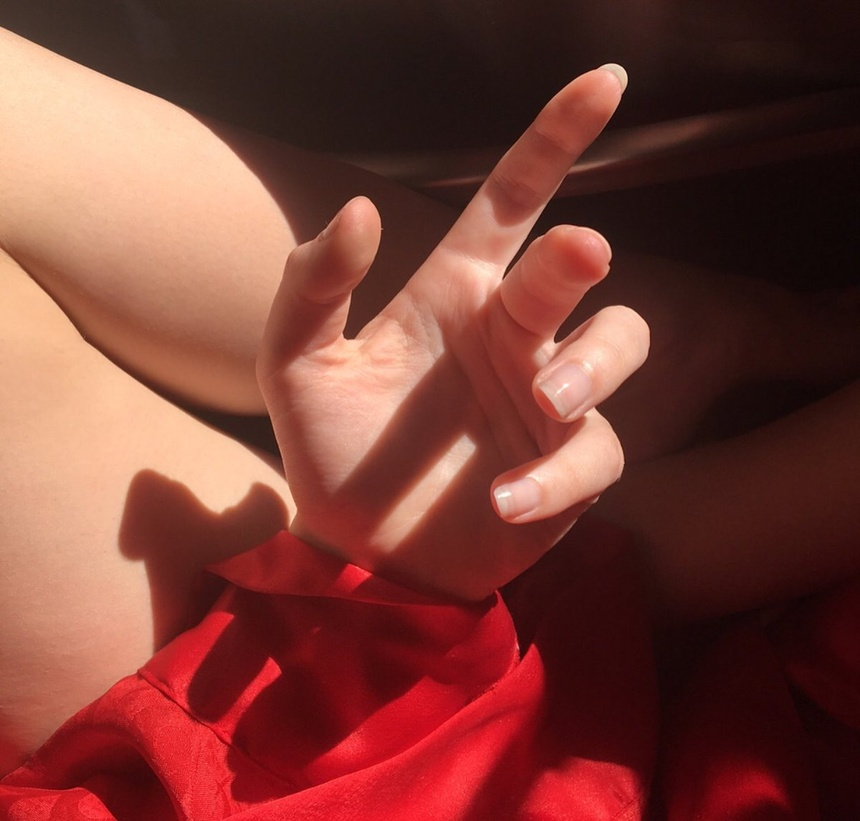
#> input picture Lab 2/test.jpg, 860 x 821 px, shrunk from 1200 x 1146 before the run
$ python task2.py
#> lines starting #> are read from the running program, lines starting #| are printed output that depends on the picture
import cv2
import numpy as np
from matplotlib import pyplot as plt

img = cv2.imread('test.jpg')
#> img is the input picture: shape (821, 860, 3); mean B, G, R 53.7, 62.2, 121.1

x, y, z = img.shape
#> x = 821; y = 860; z = 3

print(x, y, z)
#| 821 860 3

a = np.zeros(shape=(3,256))
xs = range(256)

for i in range(x):
    for j in range(y):
        for k in range(3):
            a[k][img[i, j, k]] += 1

names = {0:'Blue', 1:'Green', 2:'Red'}
short_names = {0:'b', 1:'g', 2:'r'}
for i in range(3):
    plt.subplot(3, 1, i + 1)
    plt.plot(xs, a[i], color=short_names[i], fillstyle='bottom')
    plt.fill_between(xs, a[i], color=short_names[i])
    #plt.title(names[i])

plt.show()
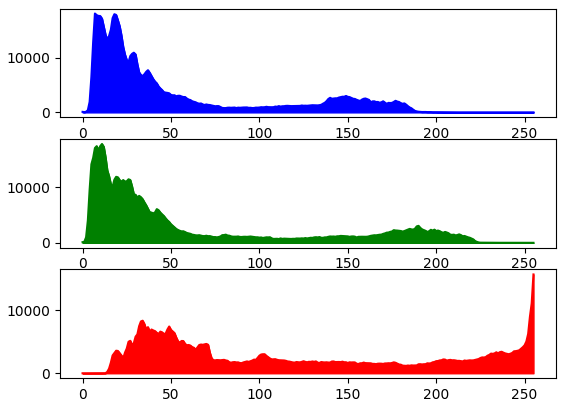
#> figure drawn by matplotlib, 3 panels; panel 1: curve peaks at x = 7, y = 18159; panel 2: curve peaks at x = 11, y = 17787; panel 3: curve peaks at x = 255, y = 15642

img[:,:,:2] = 0
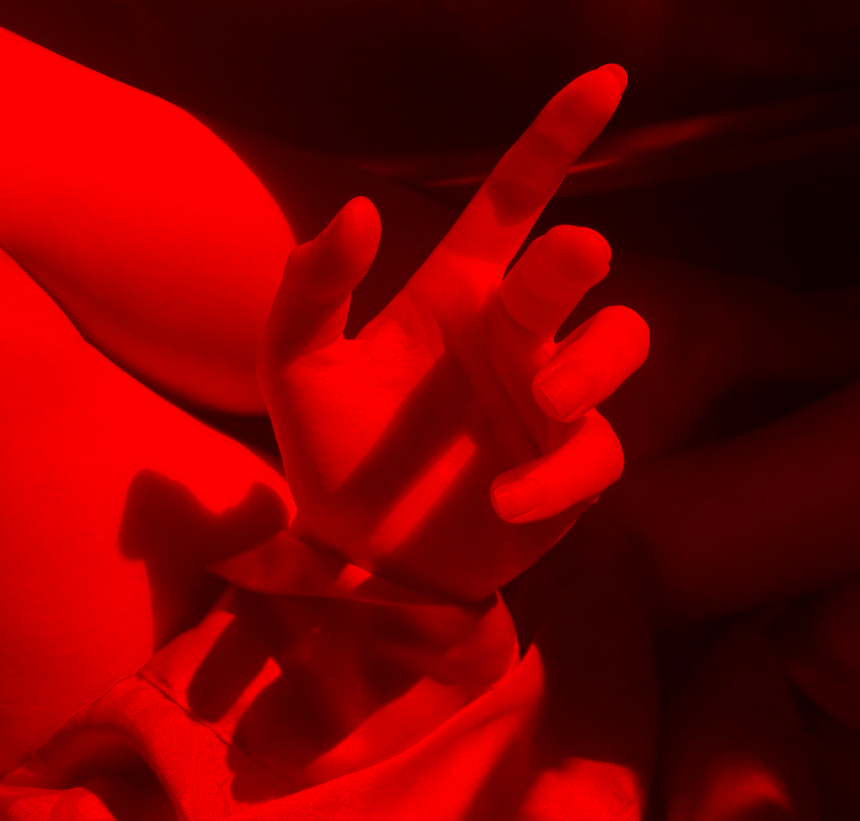
#> img: shape (821, 860, 3); mean B, G, R 0, 0, 121.1
cv2.imshow('image', img)
cv2.waitKey(0)
cv2.destroyAllWindows()
